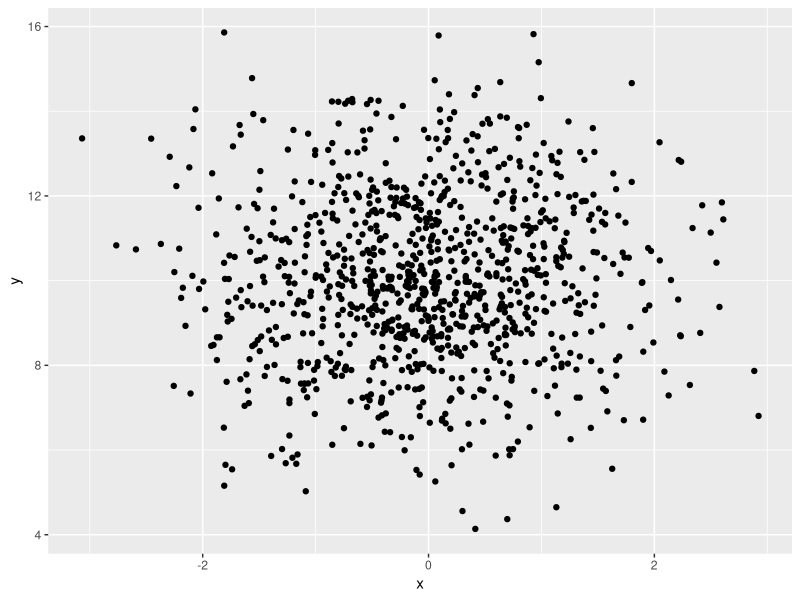

Here is the R script that generated this plot:
## ---- chunk 1
## Welcome! You've made it over to the IDE.

## Any line that starts with one or more `#` will be commented out.
## This means that if you run that line, nothing will actually occur in the
## interpretor. 

## To run this code below you can do the following:
## - If you are on a Mac, on the line that you want to run you can press `command+return`
##   which means to hold command and then press return.
## - If you are on a Windows or Linux machine, then you can run that line by pressing `alt+return`
##   which means to hold the alt key and press return.

## When you run the first line one of two things might happen:
## 1. You might get an error because you haven't installed that package. If this happens,
##    look near the top of your Rstudio screen -- there should be a helper that asks if
##    you want to install this library. You do and can click "install".
## 2. If you've already installed that library, then it should load the package, which
##    you will see in the console below. 


library(ggplot2)

## Now, if you want to create some data, you can either
##  - Run the first line where you are creating the object `d` that is a data.frame; or,
##  - Highlight the region that you want to run and then run that region (using command+return
##    or alt+return). 


d <- data.frame(
  id = 1:1000, 
  x  = rnorm(1000, mean = 0, sd = 1), 
  y  = rnorm(1000, mean = 10, sd = 2),
  color = sample(c('red', 'blue'), size = 1000, replace = TRUE)
)

## To produce the plot below, run these lines. Do you need to run all the lines?
## Or, can you run just the first? Why do you think the IDE chooses to behave this way?

ggplot(data = d, aes(x=x, y=y)) + 
  geom_point()

## Finally, you can run code that doesn't have any visible side effects.
## If you run the line below, what do you see in your console? Just that the line has run?
## But, now look into the `Environment` tab that is visible to you -- is there a record
## of this `mod` that you just created?

mod <- lm(y ~ x, data = d)

## The model that you created is stored in the working memory and can be called by
## naming the object.

mod

## If you want to use the summary function on the model, you can and you will see
## a different return printed to the console. 

summary(mod)
